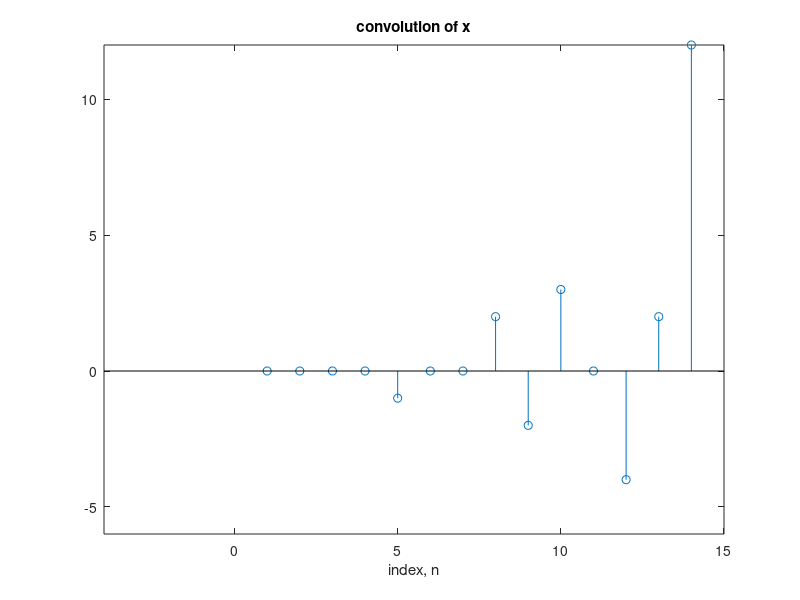

Recreate this plot in MATLAB.
clc 
clear all
close all
x=[0 0 -1 0 0 0 2 3];
h=[0 0 1 0 0 -2 4];
y=conv(x,h);
title('input x');
xlabel('index, n');
stem(y);
title('convolution of x');
xlabel('index, n');
axis([-4 15 -6 12]);
